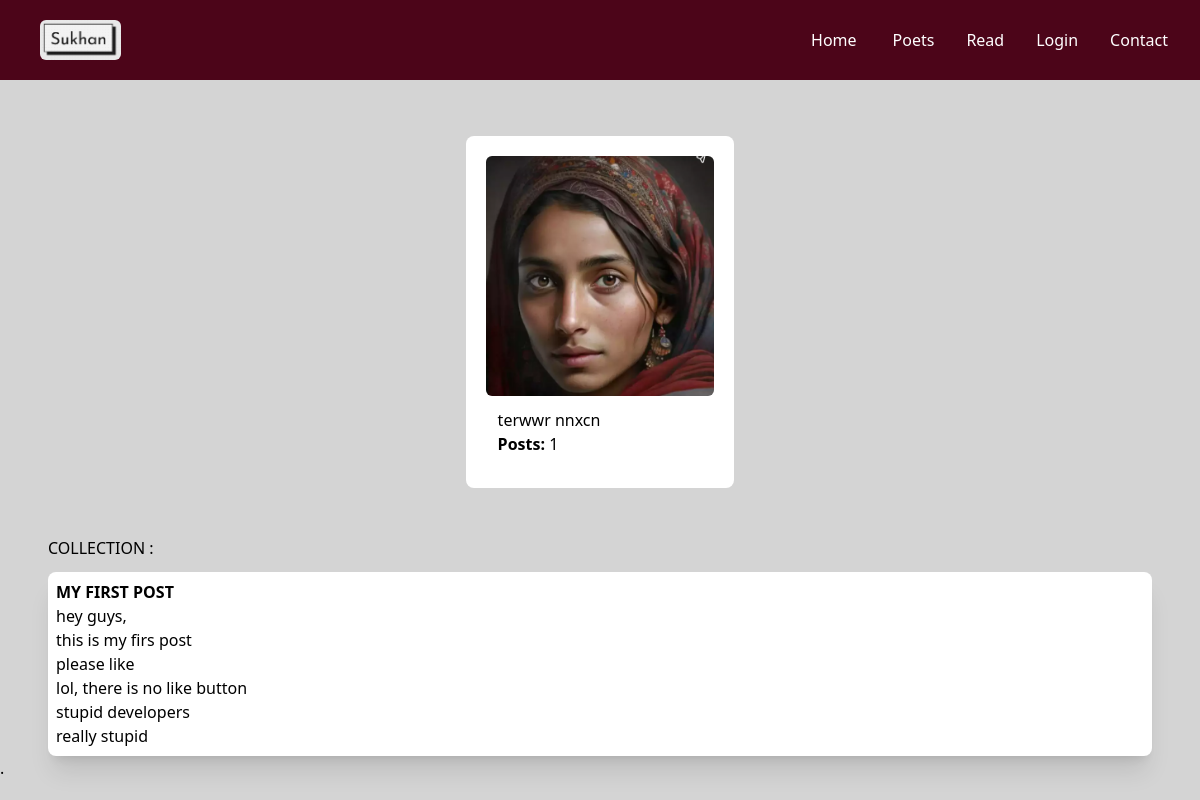
The page /poets/terwwr-nnxcn/ on the database its author committed.
### dekhta/models.py (models this page shows, shortened)
class Poets(models.Model):
    user = models.OneToOneField(User, on_delete=models.CASCADE, null=True)
    first_name = models.CharField(max_length = 25)
    last_name = models.CharField(max_length = 25)
    posts_count = models.IntegerField(default = 0)
    pfp = models.ImageField(default = 'default.jpg', upload_to = PoetProfilePicPath('pfps'))

class Post(models.Model):
    title = models.CharField(max_length = 40, null = True)
    d_time = models.DateTimeField(default=datetime.now())
    data = models.TextField()
    poet_id = models.ForeignKey('Poets', on_delete=models.CASCADE, default=-1)

### dekhta/views.py (the view)
# urls.py: path('poets/<str:first_name>-<str:last_name>/', views.details, name = 'details'),
def details(request, first_name, last_name):
    poet = Poets.objects.get(first_name= first_name, last_name = last_name)
    all_posts = Post.objects.all().values()
    context = {'poet' : poet, 'posts' : all_posts, 'show_add_post_button' : False}
    if (request.user == poet.user):
        context['show_add_post_button'] = True
    return render(request, 'details.html', context)

### dekhta/templates/details.html (shortened to what this page needs)
{% extends 'navbar.html' %}
{% load static %}
{% block content %}
<main class="items-center">
    <div class="bg-white w-fit rounded-lg p-5 m-auto mt-10  sm:mt-[7vh]">
        <div class="items-center"> <img class="h-[30vh] rounded-md" src="{% static  'pfps/'|add:poet.first_name|add:'-'|add:poet.last_name|add:'.jpg' %}" alt="{{poet.first_name}} {{poet.last_name}}"></div>
        <div class="m-3">
            <p>{{poet.first_name}} {{poet.last_name}}</p>
            <p><b>Posts: </b> {{poet.posts_count}}</p>
        </div>
    </div>
    <br>
    <br>
    <h1 class="ml-[4vw]">COLLECTION :</h1>
    <div class="ml-[4vw] mr-[4vw]">
    <div class="grid grid-flow-row space-y-4  ">
        {% for p in posts reversed %}
            {% if poet.id is p.poet_id_id %}
            <a href="{% url 'post_detail' p.id %}">
                <div class="bg-white rounded-lg shadow-xl mt-3 p-2 cursor-pointer hover:bg-rose-100 ">
                <h1 class="font-bold">{{p.title|upper}}</h1>
                <p>{{p.data|linebreaks}}</p>
                </div>
            </a>
            {% endif %}
        {% endfor %}
    </div>
</main>
{% endblock content %}

### rows shown on the page
Poets: first_name+last_name (picture), first_name "terwwr", last_name "nnxcn", posts_count "1"
Post: title "MY FIRST POST", data "hey guys, this is my firs post please like lol, there is no like button stupid developers really stupid"
